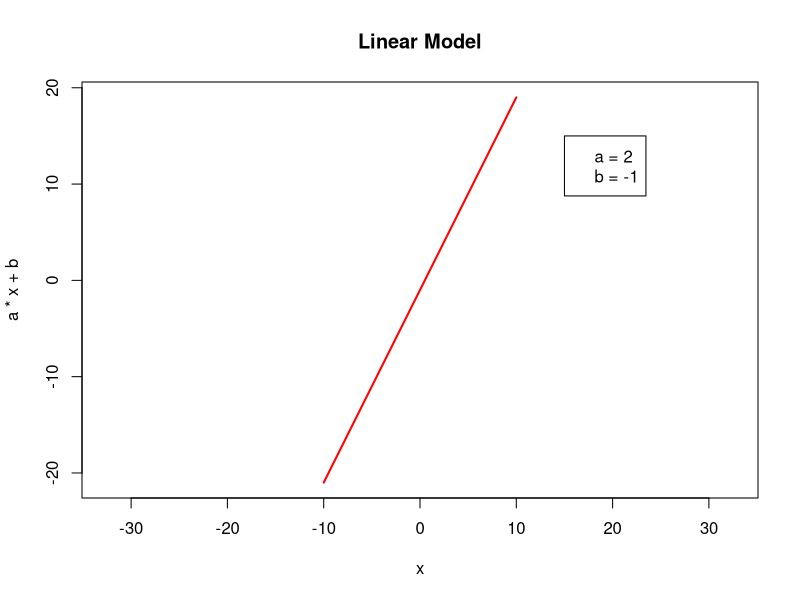
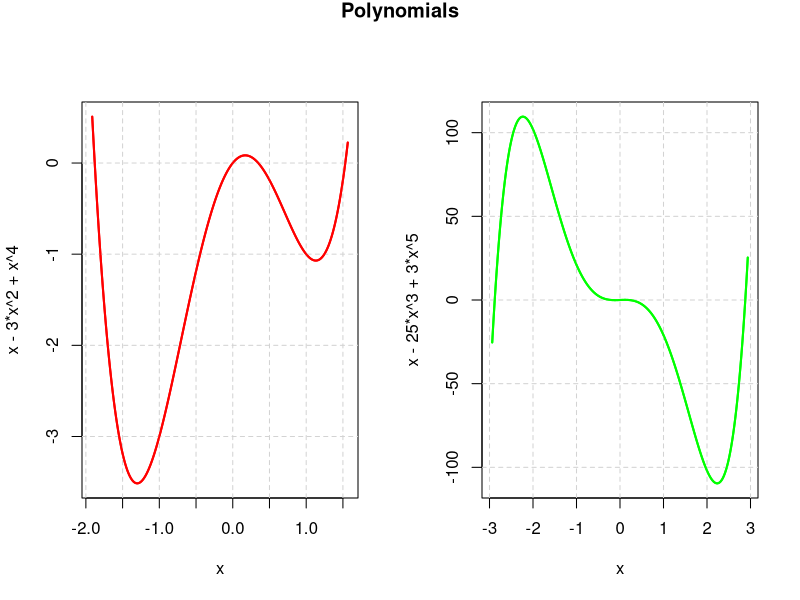
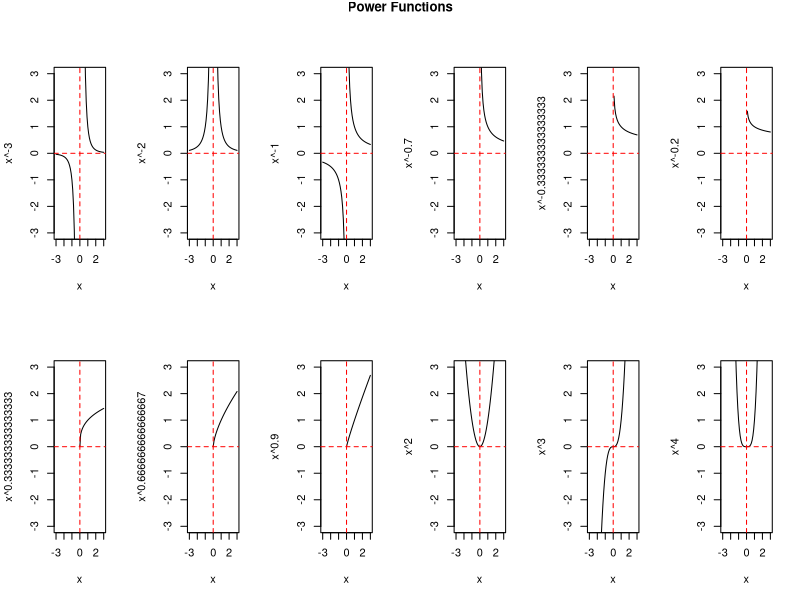
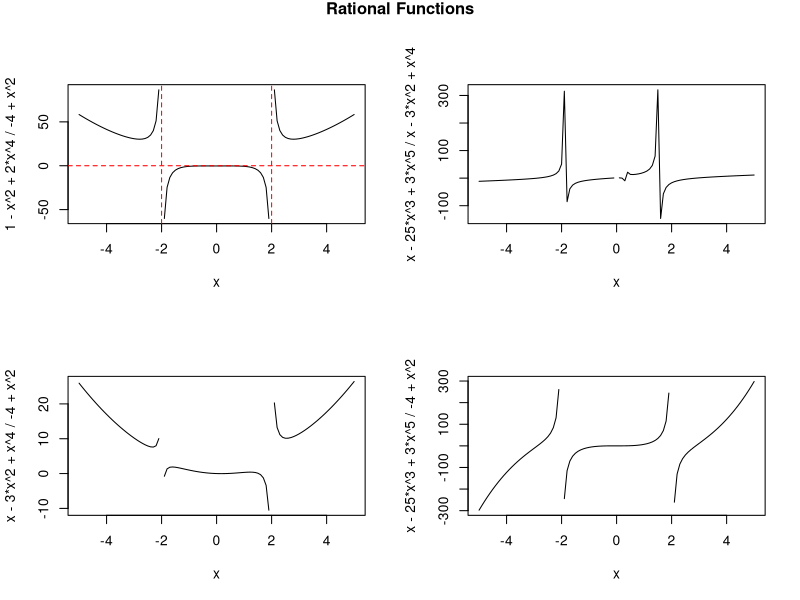
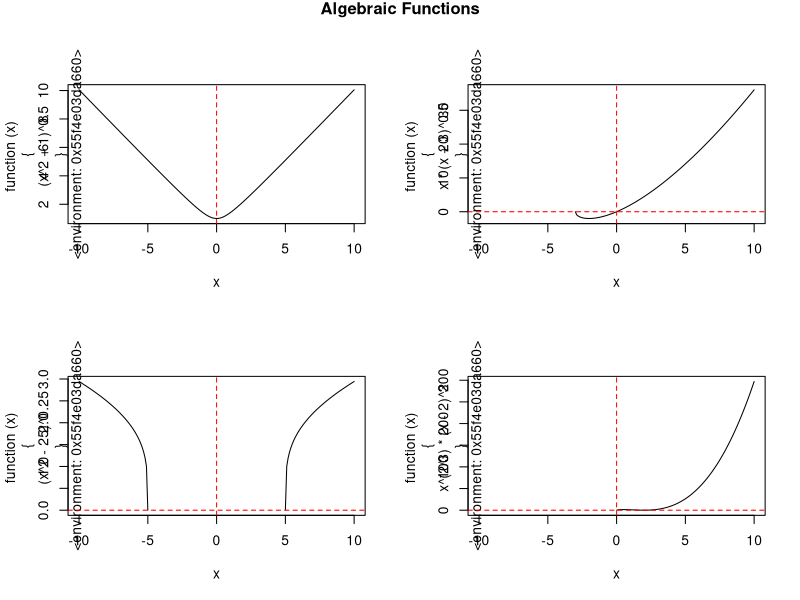

The R script that drew these images, in order:
##### Mathematical Models #####

# jpeg/png("filename.jpg/.png")
# plot(...)
# dev.off()
setwd("/Users/yumeng.zou/Google Drive/Freshyear/Summer/R/Math Functions")

# 1 Linear Model
x<-seq(-10,10,0.1)
a<-2
b<--1
plot(x,a*x+b,type='l',asp=1,main="Linear Model",col='red',lwd=2)
legend(15,15,c("a = 2","b = -1"))


# 2 Polynomials
library(polynom)
p1<-polynomial(c(0,1,-3,0,1))
p1
p2<-polynomial(c(0,1,0,-25,0,3))
p2
par(oma=c(0,0,1,0),mfrow=c(1,2))
## oma: a vector of c(bottom, left, top, right) giving the size of outer margins in lines of text
plot(p1,ylab=p1,col='red',lwd=2)
plot(p2,ylab=p2,col='green',lwd=2)
title(main="Polynomials",outer=T)
## mtext("Polynomials",outer=T,side=3,cex=1.5)


# 3 Power: f(x)=x^a
x<-seq(-3,3,0.1)
par(oma=c(0,0,1,0),mfrow=c(2,6))
param<-c(-3,-2,-1,-0.7,-1/3,-1/5,1/3,2/3,0.9,2,3,4)
for (a in param){
	plot(x,x^a,type='l',ylab=paste("x^",a,sep=""),ylim=c(-3,3))
	abline(v=0,h=0,col='red',lty=2)
}
title(main="Power Functions",outer=T)


# 4 Rational Functions: f(x)=P(x)/Q(x) where P and Q are polynomials
x<-seq(-5,5,0.1)
library(polynom)
p1<-polynomial(c(0,1,-3,0,1))
p2<-polynomial(c(0,1,0,-25,0,3))
p3<-polynomial(c(1,0,-1,0,2))
p4<-polynomial(c(-4,0,1))
p1f<-as.function(p1)
p2f<-as.function(p2)
p3f<-as.function(p3)
p4f<-as.function(p4)
par(oma=c(0,0,1,0),mfrow=c(2,2))
plot(x,p3f(x)/p4f(x),type='l',ylab=paste(p3,"/",p4))
abline(v=c(-2,2),h=0,col='red',lty=2)
plot(x,p2f(x)/p1f(x),type='l',ylab=paste(p2,"/",p1))
plot(x,p1f(x)/p4f(x),type='l',ylab=paste(p1,"/",p4))
plot(x,p2f(x)/p4f(x),type='l',ylab=paste(p2,"/",p4))
title(main="Rational Functions",outer=T)


# 5 Algebraic Functions: constructed from algebraic operations (+,-,*,/,^) on polynomials
# Rational Functions belongs to Algebraic Functions
x<-seq(-10,10,0.1)
f<-function(x){(x^2 + 1)^0.5}
g<-function(x){x*(x+3)^0.5}
h<-function(x){(x^2-25)^0.25}
m<-function(x){x^(2/3)*(x-2)^2}
funs<-c(f,g,h,m)
par(oma=c(0,0,1,0),mfrow=c(2,2))
for (FUN in funs){
	plot(x,FUN(x),type='l',ylab=capture.output(FUN))
	abline(v=0,h=0,col='red',lty=2)
}
title(main="Algebraic Functions",outer=T)


# 6 Trigonometric Functions: C + A * sin/cos/tan(f(x))



